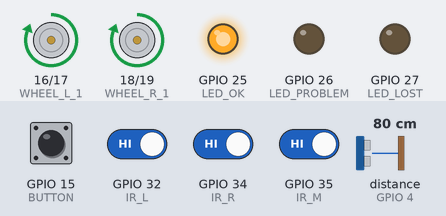
A sketch run on a simulated ESP32. Parts: motor-driver pin pairs drawn as motors (green arrow = first pin HIGH = forward, orange = second pin HIGH = backward, longer = more drive), output pins drawn as LEDs (lit = HIGH). The inputs (shaded band) are chosen by the test bench; at power-on: GPIO 15 (BUTTON), GPIO 32 (IR_L), GPIO 34 (IR_R), GPIO 35 (IR_M) HIGH, distance to the obstacle (sensor on GPIO 4) 80 cm. The echo pulse lasts 58.3 µs per cm; WiFi joins after 1.5 s; servers stay silent unless stated; no MQTT or app messages arrive unless stated; what the sketch prints to the serial monitor is not drawn.

Above: at 2.7 s.
2.8 s: GPIO 32 (IR_L) driven LOW
At 3.4 s:
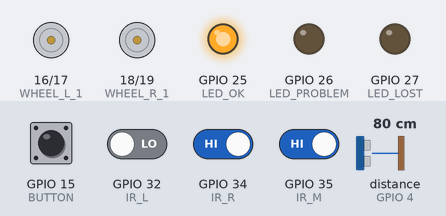
4.3 s: GPIO 15 (BUTTON) pulled LOW for 0.15 s
At 4.7 s:
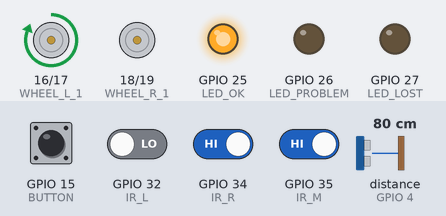
5.9 s: distance to the obstacle (sensor on GPIO 4) set to 11 cm
7.4 s: distance to the obstacle (sensor on GPIO 4) set to 8 cm
At 8.1 s:
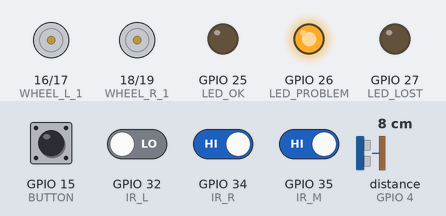
8.9 s: distance to the obstacle (sensor on GPIO 4) set to 18 cm
At 9.3 s:
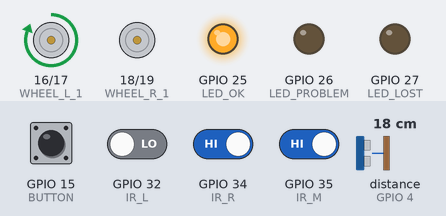
10.4 s: distance to the obstacle (sensor on GPIO 4) set to 2 cm
At 11.6 s:
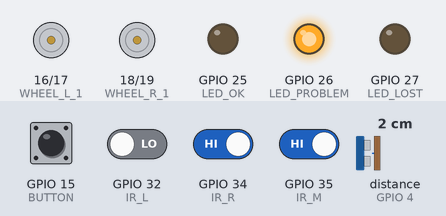
Timing chart, 0 to 12.9 s (numbered marks = the images above; inputs shaded):
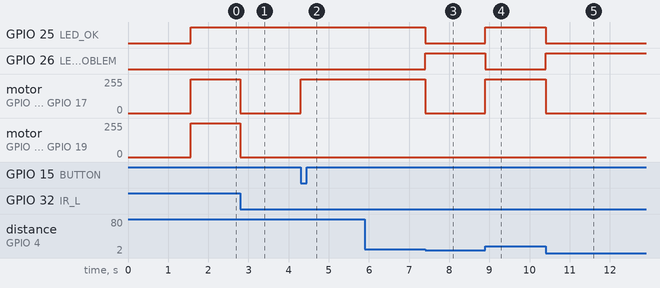

Measured:
- the behaviour switches between 10 and 9 cm on distance to the obstacle (sensor on GPIO 4) (found by bisection; images 2 and 3)
- after the input at 2.8 s, motor on GPIO 16 (WHEEL_L_1) / GPIO 17 (WHEEL_L_2), motor on GPIO 18 (WHEEL_R_1) / GPIO 19 (WHEEL_R_2): forward 255/255 → stopped at once
- after the input at 4.3 s, motor on GPIO 16 (WHEEL_L_1) / GPIO 17 (WHEEL_L_2): stopped → forward 255/255 at once
- after the input at 5.9 s, every drawn part: stays the same
- after the input at 7.4 s, GPIO 25 (LED_OK): HIGH → LOW at once; GPIO 26 (LED_PROBLEM): LOW → HIGH at once; motor on GPIO 16 (WHEEL_L_1) / GPIO 17 (WHEEL_L_2): forward 255/255 → stopped at once
- after the input at 8.9 s, GPIO 25 (LED_OK): LOW → HIGH at once; GPIO 26 (LED_PROBLEM): HIGH → LOW at once; motor on GPIO 16 (WHEEL_L_1) / GPIO 17 (WHEEL_L_2): stopped → forward 255/255 at once
- after the input at 10.4 s, GPIO 25 (LED_OK): HIGH → LOW at once; GPIO 26 (LED_PROBLEM): LOW → HIGH at once; motor on GPIO 16 (WHEEL_L_1) / GPIO 17 (WHEEL_L_2): forward 255/255 → stopped at once

The sketch:

Week_7_IoT.ino
```cpp
#include <WiFi.h>
#include <HCSR04.h>
#include <PubSubClient.h>

#define WHEEL_L_1 16
#define WHEEL_L_2 17 // Zal hier niet gebruikt worden maar kan gebruikt worden om achteruit te rijden
#define WHEEL_R_1 18
#define WHEEL_R_2 19 // Zal hier niet gebruikt worden maar kan gebruikt worden om achteruit te rijden

#define LED_LOST 27
#define LED_PROBLEM 26
#define LED_OK 25

#define TRIG 5
#define ECHO 4
UltraSonicDistanceSensor echo_mod(TRIG, ECHO);

#define IR_L 32
#define IR_M 35
#define IR_R 34
#define BUTTON 15

#define BLACK_LINE 1
#define WHITE_LINE 0
#define STOP_OBJ 10 // de afstand in cm van de ultrasone module tot het dichtste toegelaten object
// de auto zal in dit voorbeeld op 10cm van een object stoppen.

int color_line = BLACK_LINE;
bool interrupt = false;

const char* ssid = "SSID"; // voer hier uw netwerk's SSID in
const char* password = "PASSWORD"; // voer hier het wachtwoord in van het netwerk dat u hierboven heeft meegegeven
const char* mqttServer = "255.255.255.255"; // hier voert u het IP adres in van uw MQTT server
const int mqttPort = 1883; // vervang 1883 met de poort die uw MQTT server gebruikt
const char* mqttUser = "Jeff"; // hier voert u uw MQTT user ID in, als u deze gebruikt
const char* mqttPassword = "123"; // voer hier het wachtwoord van uw MQTT gebruiker in
const char* clientID = "Car"; // MQTT client ID - deze moet uniek zijn voor elke client op het MQTT netwerk.

void callback(char* topic, byte* payload, unsigned int length) {
  String message = String(topic); // de callback functie die controlleerd of het MQTT bericht command/continue is
  if (message == "command/continue") { // en als dit zo is, dan zal de auto doorrijden
    interrupt = true;
  }
}

void IRAM_ATTR isr() { // het declareren van een interrupt functie zodat de drukknop van het autootje zelf altijd werkt
  interrupt = true;
}

WiFiClient espClient; // het klaarzetten van de WiFi
PubSubClient client(mqttServer, mqttPort, callback, espClient); // MQTT klaarzetten

void setup() {
  Serial.begin(115200);
  pinMode(BUTTON, INPUT_PULLUP);
  attachInterrupt(BUTTON, isr, FALLING); // de drukknop een interrupt maken

  pinMode(WHEEL_L_1, OUTPUT);
  pinMode(WHEEL_L_2, OUTPUT);
  pinMode(WHEEL_R_1, OUTPUT);
  pinMode(WHEEL_R_2, OUTPUT);

  pinMode(LED_LOST, OUTPUT); // zorg ervoor dat de LEDs kunnen schijnen
  pinMode(LED_PROBLEM, OUTPUT);
  pinMode(LED_OK, OUTPUT);

  pinMode(IR_L, INPUT); // de IR sensoren leesbaar maken
  pinMode(IR_M, INPUT);
  pinMode(IR_R, INPUT);

  client.setServer(mqttServer, mqttPort);
  WiFi.begin(ssid, password); // de WiFi aanzetten
  while (WiFi.status() != WL_CONNECTED) { // verbinden met de WiFi
    delay(500);
    Serial.println("Connecting to WiFi..");
  }
}

void signal_led(int led_nr) {
  switch (led_nr) {
    case (LED_LOST): digitalWrite(LED_LOST, HIGH); digitalWrite(LED_PROBLEM, LOW); digitalWrite(LED_OK, LOW); break;
    case (LED_PROBLEM): digitalWrite(LED_LOST, LOW); digitalWrite(LED_PROBLEM, HIGH); digitalWrite(LED_OK, LOW); break;
    case (LED_OK): digitalWrite(LED_LOST, LOW); digitalWrite(LED_PROBLEM, LOW); digitalWrite(LED_OK, HIGH); break;
    default: Serial.println("Error"); break;
  }
}

void turn_left() {
  digitalWrite(WHEEL_L_1, LOW);
  digitalWrite(WHEEL_R_1, HIGH);
}
void turn_right() {
  digitalWrite(WHEEL_L_1, HIGH);
  digitalWrite(WHEEL_R_1, LOW);
}
void stop_car() {
  digitalWrite(WHEEL_L_1, LOW);
  digitalWrite(WHEEL_R_1, LOW);
}
void drive_forward() {
  digitalWrite(WHEEL_L_1, HIGH);
  digitalWrite(WHEEL_R_1, HIGH);
}

bool sees_line(int IR_x) { // deze fucntie controleert of de lijn die gevolgd word (zwart of wit, bepaalpaar bovenaan) zichtbaar is voor de sensor
  bool line_seen = digitalRead(IR_x) == color_line;
  return line_seen;
}

void determine_drive() {
  double dist_obs = echo_mod.measureDistanceCm();
  bool left_eye = sees_line(IR_L);
  bool right_eye = sees_line(IR_R);
  bool mid_eye = sees_line(IR_M);
  interrupt = false; // voor de drukknop op de auto of de Raspberry Pi terug te "resetten" - deze staat hier in het geval dat de knop per ongeluk werd ingedrukt wanneer de auto niet stilstond
  signal_led(LED_OK);
  if (dist_obs < STOP_OBJ) {
    stop_car();
    signal_led(LED_PROBLEM);
    while (echo_mod.measureDistanceCm() < STOP_OBJ) {
    }
    signal_led(LED_OK);
    drive_forward();
    return;
  } else if (left_eye && !right_eye) { // Ik vraag hier het criteria van het middelste oog niet aan omdat dit niet relevant is als ik enkel links of rechts een lijn zie.
    turn_left();
  } else if (!left_eye && right_eye) { // Ik vraag hier het criteria van het middelste oog niet aan omdat dit niet relevant is als ik enkel links of rechts een lijn zie.
    turn_right();
  } else if (!mid_eye) { // Het middelste oog ziet geen lijn meer, de auto zal dan direct weten dat het de lijn kwijt is en zal dus stoppen.
    signal_led(LED_LOST);
    stop_car();
    while (! interrupt) { // Als deze functie word opgeroepen wilt dit zeggen dat de auto gaat wachten tot als iemand op de knop drukt
      client.loop();
    }
  } else if (left_eye && right_eye) { // omdat ik al heb gevraagd of het middelste oog de lijn niet ziet, ben ik zeker dat in deze gevallen mid_eye de lijn wel ziet.
    while (sees_line(IR_L) && sees_line(IR_R)) {
      // ik laat de auto rijden zolang deze beide lijnen ziet zodat de sensoren over de lijn staan, dan wacht de auto 20 seconden zoals gewenst
      drive_forward();
      if (! sees_line(IR_M)) { // in het heel uitzonderlijke geval dat de auto de lijn kwijtraakt terwijl deze vooruit rijd zal deze terugspringen uit deze tak
        return;
      }
    }
    stop_car();
    for (int i = millis(); (i + 20000 > millis()); i) {
      //  ik hou hier  de auto voor 20 seconden vast, tenzij de auto niet stilstaat Ik liet de auto stoppen de lijn hierboven.
      // de enige  manier dat de auto terug begint te  rijden is als de 20 seconden gedaan  zijn of als ik via MQTT de auto weer laat rijden
      client.loop();
      if (interrupt) {
        return;
      }
    }
  } else if (!(left_eye || right_eye)) { // hier pas ik LeMorgan's regel toe [NOT x AND NOT Y] is equivalent met NOT[x OR Y] of kortweg NOR
    // kan  ook vervangen worden door "else" zonder if en conditie omdat dit het geval is als geen van de bovenstaande waar is (al de andere combinaties zijn uitgesloten) - zie waarheidstabel
    drive_forward();
  }
}
//IR sensoren zien zwart als 1 & alles anders als 0 --> werken met zwarte lijn is IR rechtstreeks uitlezen m.a.w. sensor(IR)==1

void loop() {
  while (!client.connected()) {
    Serial.println("Connecting to MQTT...");
    if (client.connect(clientID, mqttUser, mqttPassword )) {
      Serial.println("connected");
      client.subscribe("command/continue");
    } else {
      Serial.print("failed with state ");
      Serial.print(client.state());
      delay(2000);
    }
  }
  determine_drive();
}
```
